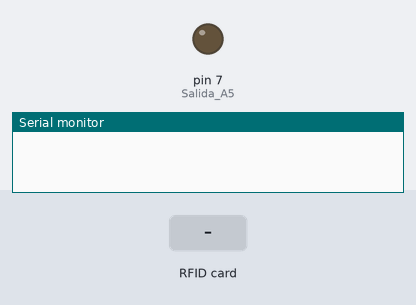
Simulated run of this sketch. Board: Arduino Uno, built with avr-gcc and run on an emulated ATmega328P. On the bench: output pins drawn as LEDs (lit = HIGH), the last lines printed to the serial monitor. The inputs (shaded band) are chosen by the test bench. Pins used as bus, display or sensor lines are not drawn.

Above: at 1.2 s.
1.3 s: RFID card 5E 7A 19 C4 held to the reader
At 1.7 s:
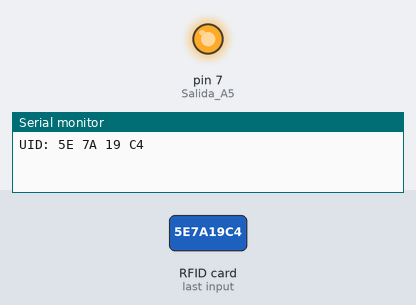
Timing chart, 0 to 4.3 s (numbered marks = the images above; inputs shaded):
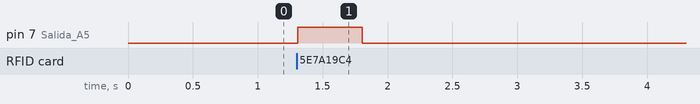

Measured:
- after the input at 1.3 s, pin 7 (Salida_A5): LOW → HIGH at once, → LOW 0.50 s later

The sketch:

p5_LlaveMagnetica.ino
```cpp
/*
  Capitulo 40 de Arduino desde cero en Español.
  Programa que obtiene el UID de la tarjeta o llavero del kit RFID RC522 y muestra
  en monitor serie. Requiere instalar libreria MFRC522

  Autor: bitwiseAr

*/

#include <SPI.h>      // incluye libreria bus SPI
#include <MFRC522.h>      // incluye libreria especifica para MFRC522

//----Para Arduino Mega----
//#define RST_PIN  49      // constante para referenciar pin de reset
//#define SS_PIN  53      // constante para referenciar pin de slave select

//----Para Arduino Uno----
#define RST_PIN  9      // constante para referenciar pin de reset
#define SS_PIN  10      // constante para referenciar pin de slave select

MFRC522 mfrc522(SS_PIN, RST_PIN); // crea objeto mfrc522 enviando pines de slave select y reset

void setup() {
  Serial.begin(9600);     // inicializa comunicacion por monitor serie a 9600 bps
  SPI.begin();        // inicializa bus SPI
  mfrc522.PCD_Init();     // inicializa modulo lector
  pinMode(7, OUTPUT); //Salida A5
}

void loop() {
  //digitalWrite(7, HIGH);   // turn the LED on (HIGH is the voltage level)
  //delay(1000);                       // wait for a second
  //digitalWrite(7, LOW);    // turn the LED off by making the voltage LOW
  //delay(1000);
  tarjeta();
}

void tarjeta(){
  if ( ! mfrc522.PICC_IsNewCardPresent()) // si no hay una tarjeta presente
    return;         // retorna al loop esperando por una tarjeta

  if ( ! mfrc522.PICC_ReadCardSerial())   // si no puede obtener datos de la tarjeta
    return;         // retorna al loop esperando por otra tarjeta

  Serial.print("UID:");       // muestra texto UID:
  for (byte i = 0; i < mfrc522.uid.size; i++) { // bucle recorre de a un byte por vez el UID
    if (mfrc522.uid.uidByte[i] < 0x10){   // si el byte leido es menor a 0x10
      Serial.print(" 0");     // imprime espacio en blanco y numero cero
      }
      else{         // sino
      Serial.print(" ");      // imprime un espacio en blanco
      }
    Serial.print(mfrc522.uid.uidByte[i], HEX);  // imprime el byte del UID leido en hexadecimal
  }

  //---------------------------
  digitalWrite(7, HIGH);   // turn the LED on (HIGH is the voltage level)
  delay(500);                       // wait for a second
  digitalWrite(7, LOW);    // turn the LED off by making the voltage LOW
  delay(500);                       // wait for a second
  //---------------------------

  Serial.println();       // nueva linea
  mfrc522.PICC_HaltA();                   // detiene comunicacion con tarjeta
}
```
